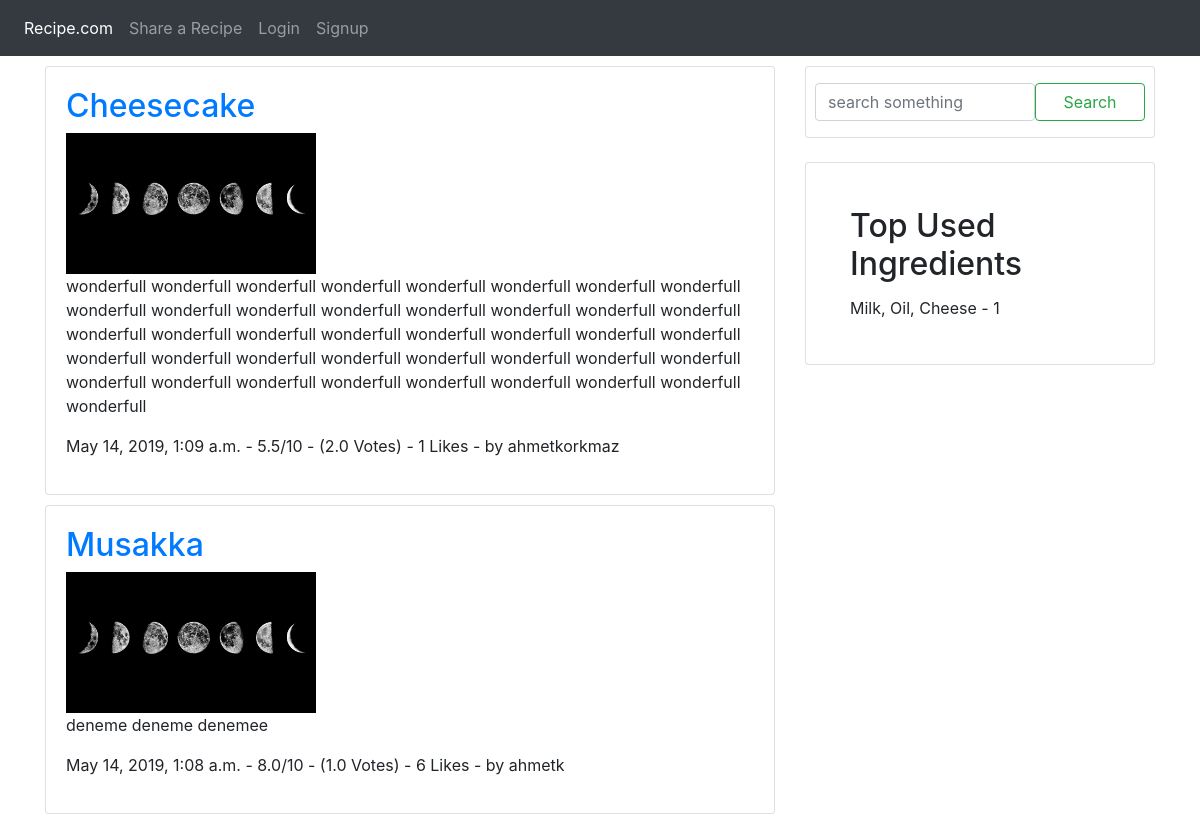
The page / on the database its author committed.
### recipe/models.py (models this page shows, shortened)
class Recipe(models.Model):
    recipe_user = models.ForeignKey(
        settings.AUTH_USER_MODEL,
        null=True,
        on_delete=models.CASCADE,
    )
    recipe_stage = models.CharField(
        max_length=30,
        choices=RECIPE_STAGE_CHOICES,
    )
    recipe_image = models.ImageField(
        blank=True,
        null=True,
    )
    recipe_name = models.CharField(max_length=30)
    recipe_ingredients = MultiSelectField(choices=RECIPE_INGREDIENTS_CHOICE, blank=True)
    recipe_content = models.CharField(max_length=2000)
    recipe_vote = models.CharField(
        max_length=30,
        choices=RECIPE_VOTE_CHOICES,
        default='0',
    )
    recipe_vote_count = models.CharField(max_length=30, default='0')
    recipe_like = models.CharField(max_length=30, default='0')
    created_date = models.DateTimeField(default=timezone.now)

### recipe/views.py (the view)
# urls.py: path('', recipe_views.index, name='index'),
def index(request):
    recipes = Recipe.objects.all().order_by('-created_date')
    query = request.GET.get('search')
    if query:
        recipes = Recipe.objects.all().filter(recipe_name__icontains=query)
        if not recipes:
            recipes = Recipe.objects.all().filter(recipe_ingredients__contains=query)
    ingredients = Recipe.objects.all().values('recipe_ingredients').annotate(total=Count('recipe_ingredients')).order_by('recipe_ingredients')
    max = ingredients[0].get('total')
    top_ingredients = ingredients[0]
    for count in ingredients:
        if max < count.get('total'):
            max = count.get('total')
            top_ingredients = count
    top_ingredients = top_ingredients['recipe_ingredients']
    return render(request, 'index.html', {
        'title': 'Home',
        'recipes': recipes,
        'top_ingredients': top_ingredients,
        'top_ingredients_count': max,
    })

### templates/index.html (shortened to what this page needs)
{% extends "base.html" %}
{% block content %}
<div class="content">
  <div class="row">
    <div class="col-md-8">
      {% for recipe in recipes %}
        <div class="card recipe">
          <a href="{% url 'detail' recipe.recipe_name %}"><h2>{{ recipe.recipe_name }}</h2></a>
          <img src="media/{{ recipe.recipe_image }}">
          <p>{{ recipe.recipe_content }}<p>
            <span>{{ recipe.created_date }} - </span>
            <span>{{ recipe.recipe_vote }}/10 - ({{ recipe.recipe_vote_count }} Votes) - </span>
            <span>{{ recipe.recipe_like }} Likes - </span>
            <span>by {{ recipe.recipe_user }}</span>
        </div>
      {% endfor %}
    </div>
    <div class="col-md-4">
      <div class="card pt-3 px-4 mb-4">
        <form class="row" method="GET">
          <input class="form-control col-md-8" type="text" name="search" placeholder="search something">
          <button class="btn btn-outline-success my-2 my-sm-0 col-md-4" type="submit">Search</button>
        </form>
      </div>
      <div class="card p-4">
        <div class="card-body">
          <h2 class="card-title">Top Used Ingredients</h2>
          {{ top_ingredients }} - {{ top_ingredients_count }}
        </div>
      </div>
    </div>
  </div>
</div>
{% endblock %}

### templates/base.html (shortened to what this page needs)
{% load static %}
  <link rel="stylesheet" href="{% static 'vendor/bootstrap.min.css'%}" type="text/css" />
  <link rel="stylesheet" href="{% static 'layout/styles/base.css'%}" type="text/css" />
  <link rel="stylesheet" href="https://use.fontawesome.com/releases/v5.8.2/css/all.css">
<!DOCTYPE html>
<html lang="en">
<head>
</head>
<body>
  <nav class="navbar navbar-expand-lg navbar-dark bg-dark">
    <div class="collapse navbar-collapse" id="navbarNav">
      <ul class="navbar-nav">
        <li class="nav-item active">
          <a class="nav-link" href="{% url 'index' %}">Recipe.com <span class="sr-only">(current)</span></a>
        </li>
        <li class="nav-item">
          <a class="nav-link" href="{% url 'share' %}">Share a Recipe</a>
        </li>
        {% if user.is_authenticated %}
        <li class="nav-item my-2">
          <a class="nav-link d-inline" href="{% url 'profile' %}">{{ user.username }}</a>
          <a class="nav-link d-inline" href="{% url 'logout' %}">(log out)</a>
        </li>
        {% else %}
        <li class="nav-item">
          <a class="nav-link" href="{% url 'login' %}">Login</a>
        </li>
        <li class="nav-item">
          <a class="nav-link" href="{% url 'signup' %}">Signup</a>
        </li>
        {% endif %}
      </ul>
    </div>
  </nav>
  <div class="container">
    {% block content %}
    {% endblock %}
  </div>
</body>
</html>

### static/layout/styles/base.css (style rules this page uses)
.content { margin-top: 10px; }
img { width: 250px; height: auto; }
.recipe { margin-bottom: 10px; padding: 20px; }

### rows shown on the page
Recipe: recipe_name "Cheesecake", recipe_image (picture), recipe_content "wonderfull wonderfull wonderfull wonderfull wonderfull wonderfull wonderfull wonderfull wonderfull wonderfull wonderfull wonderfull wonderfull wonderfull wonderfull wonderfull wonderfull wonderfull wonderfull wonderfull wonderfull wonderfull wonderfull wonderfull wonderfull wonderfull wonderfull wonderfull wonderfull wonderfull wonderfull wonderfull wonderfull wonderfull wonderfull wonderfull wonderfull wonderfull wonderfull wonderfull wonderfull", created_date "May 14, 2019, 1:09 a.m.", recipe_vote "5.5", recipe_vote_count "2.0", recipe_like "1", recipe_user "ahmetkorkmaz"
Recipe: recipe_name "Musakka", recipe_image (picture), recipe_content "deneme deneme denemee", created_date "May 14, 2019, 1:08 a.m.", recipe_vote "8.0", recipe_vote_count "1.0", recipe_like "6", recipe_user "ahmetk"

### other values the page prints
{{ top_ingredients }} "Milk, Oil, Cheese"
{{ top_ingredients_count }} "1"
